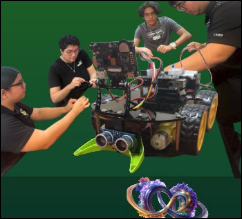
#> input picture futbot-v6/image.png, 242 x 219 px; its folder holds only this picture in this run
$ python -i capture_attack_geometry.py   (imports and definitions only)
#> lines starting #> are read from the running program, lines starting #| are printed output that depends on the picture
from __future__ import annotations

import argparse
import json
import os
import sys
import time
from datetime import datetime
from pathlib import Path

import cv2
import numpy as np

sys.path.insert(0, "/home/raspi/futbot-v2/src")

from vision import HybridVisionService
from vision.commands.vision_config_command import VisionConfigCommand
from vision.operators.goal_color_detection_operator import GoalColorDetectionOperator
from vision.utils.vision_constants import (
    HSV_GOAL_BLUE_DARK_HI,
    HSV_GOAL_BLUE_DARK_LO,
    HSV_GOAL_BLUE_HI,
    HSV_GOAL_BLUE_LO,
    HSV_GOAL_YELLOW_HI,
    HSV_GOAL_YELLOW_LO,
    resolve_yolo_model_path,
)
from chase.attack_geometry import behind_ball_point, route_curve_points
from chase.ball_goal_controller import BallGoalController


# [6 lines left out: function mask_bbox, not called in this run]


def _goal_masks(frame: np.ndarray) -> dict:
    hsv = cv2.cvtColor(frame, cv2.COLOR_BGR2HSV)
    yellow = cv2.inRange(hsv, HSV_GOAL_YELLOW_LO, HSV_GOAL_YELLOW_HI)
    blue = cv2.bitwise_or(
        cv2.inRange(hsv, HSV_GOAL_BLUE_LO, HSV_GOAL_BLUE_HI),
        cv2.inRange(hsv, HSV_GOAL_BLUE_DARK_LO, HSV_GOAL_BLUE_DARK_HI),
    )
    k = np.ones((5, 5), np.uint8)
    yellow = cv2.morphologyEx(cv2.morphologyEx(yellow, cv2.MORPH_CLOSE, k), cv2.MORPH_OPEN, k)
    blue = cv2.morphologyEx(cv2.morphologyEx(blue, cv2.MORPH_CLOSE, k), cv2.MORPH_OPEN, k)
    goals = GoalColorDetectionOperator().detect(frame)
    return {
        "yellow_mask": yellow,
        "blue_mask": blue,
        "yellow_bbox": goals.yellow_bbox,
        "blue_bbox": goals.blue_bbox,
    }


# [133 lines left out: functions _draw_bbox, _capture_score, is_better_capture, _attack_status, annotate_attack_geometry, not called in this run]


def _write_json(path: Path, data: dict) -> None:
    path.write_text(json.dumps(data, indent=2), encoding="utf-8")


# [44 lines left out: functions capture, main, not called in this run]


# [2 lines not run here, left out]

>>> import cv2
>>> picture = cv2.imread('../image.png', cv2.IMREAD_GRAYSCALE)
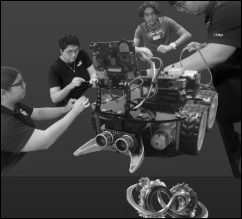
#> picture: shape (219, 242); min 0, max 248, mean 65.4
#> (the run stopped early here; a loop or call above may not have finished)

$ run again, on futbot-v6/ima2ge.png
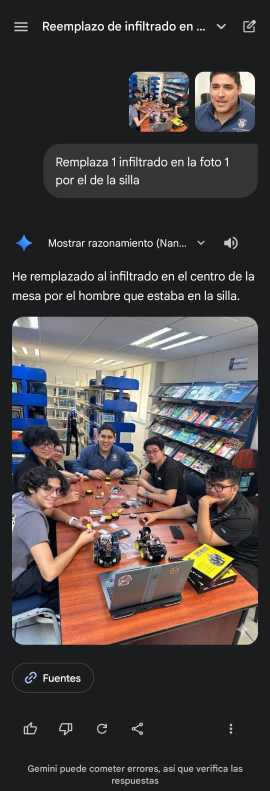
#> input picture futbot-v6/ima2ge.png, 540 x 1581 px (shown at 1/2 size)
#> `picture = cv2.imread('../image.png', cv2.IMREAD_GRAYSCALE)`:
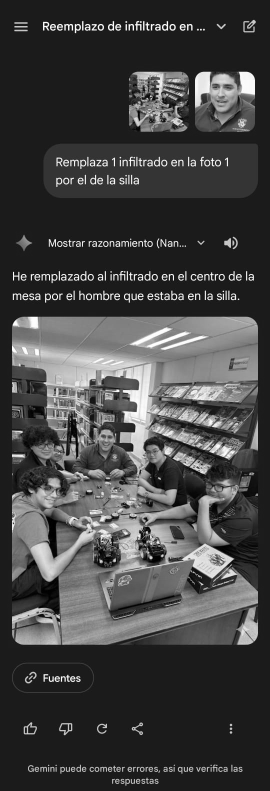
#> picture: shape (1581, 540) (shown at 1/2 size); min 0, max 255, mean 68
